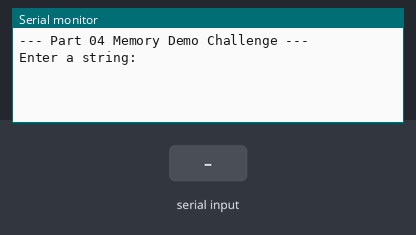
The program below on a simulated ESP32-S3. Shown: the last lines printed to the serial monitor. Inputs (shaded band) come from the test bench.

Above: at 2.8 s.
2.9 s: "1\n" received over Serial
At 3.3 s:
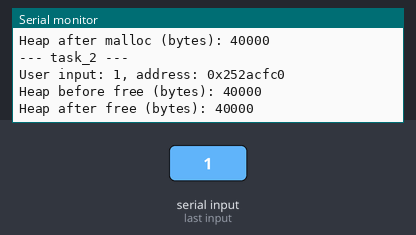
4.4 s: "0\n" received over Serial
At 5.6 s:
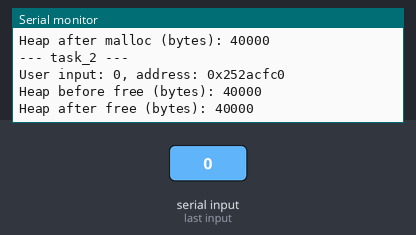
5.9 s: "2\n" received over Serial
At 6.7 s:
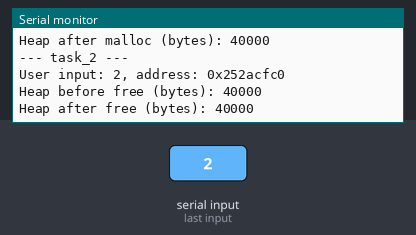
7.4 s: "1\n" received over Serial
At 7.9 s:
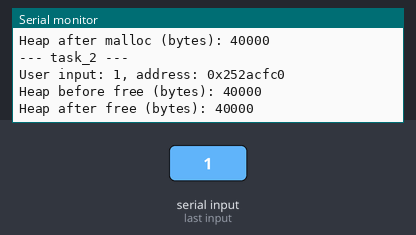
8.9 s: "0\n" received over Serial
At 10.1 s:
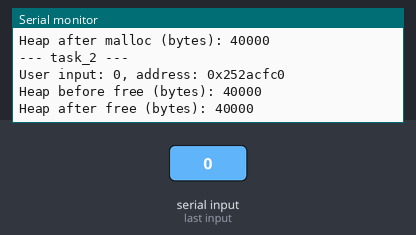
10.4 s: "2\n" received over Serial
At 11.3 s:
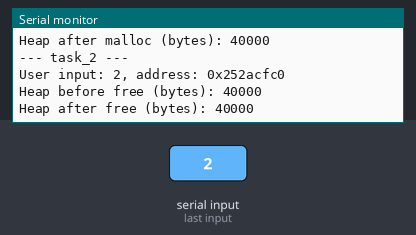
Timing chart, 0 to 12.9 s (numbered marks = the images above; inputs shaded):
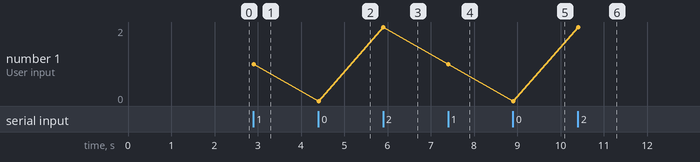

Measured:
- after the input at 2.9 s, the serial monitor: prints a new line at once (image 1)
- after the input at 4.4 s, the serial monitor: prints a new line at once (image 2)
- after the input at 5.9 s, the serial monitor: prints a new line at once (image 3)
- after the input at 7.4 s, the serial monitor: prints a new line at once (image 4)
- after the input at 8.9 s, the serial monitor: prints a new line at once (image 5)
- after the input at 10.4 s, the serial monitor: prints a new line at once (image 6)

The program:

main.cpp
```cpp
#include <Arduino.h>

#if CONFIG_FREERTOS_UNICORE
static const BaseType_t app_cpu = 0;
#else
static const BaseType_t app_cpu = 1;
#endif

char *ptr = NULL;

void printUserInputAndFreeMemTask(void *parameter);
void startTask();

// Wait for user input
void checkForUserInputTask(void *parameter) {
  Serial.println("Enter a string:");
  while (true) {
    if (Serial.available()) {
      // Print out the number of free heap memory bytes before malloc
      Serial.printf("Heap before malloc (bytes): %zu\n", xPortGetFreeHeapSize());

      String userInput = Serial.readStringUntil('\n');
      // Serial.printf("User input: %s\n", userInput);
      // Serial.printf("userInput.length(): %d\n", userInput.length());
      // Serial.printf("sizeof(userInput): %zu\n", sizeof(userInput));
      Serial.printf("strlen(userInput.c_str()): %zu\n", strlen(userInput.c_str()));

      ptr = (char *) pvPortMalloc(strlen(userInput.c_str()) + 1);
      if (ptr == NULL) {
        Serial.println("\n******* NOT ENOUGH HEAP *******");
        Serial.println("******* Restarting Board ******\n");
        ESP.restart();
      } else {
        strcpy(ptr, userInput.c_str());
        // Serial.printf("User input: %s, address: %p\n", ptr, (void *)ptr);
        Serial.printf("ptr address: %p\n", ptr, (void *)ptr);
      }

      // Print out the number of free heap memory bytes before malloc
      Serial.printf("Heap after malloc (bytes): %zu\n", xPortGetFreeHeapSize());

      // Create a task to print user input and free up memory
      startTask();

      // vTaskDelay(10 / portTICK_PERIOD_MS);
    }
  }
}

void startTask() {
  xTaskCreatePinnedToCore(
      printUserInputAndFreeMemTask, // Task function
      "task_2",                     // Name of the task
      2048,                         // Stack size in bytes
      NULL,                         // Parameter passed to the task
      1,                            // Priority of the task
      NULL,                         // Task handle
      0                             // Core where the task should run
  );
}

// Print user input and free memory
void printUserInputAndFreeMemTask(void *parameter) {
  Serial.println("--- task_2 ---");
  Serial.printf("User input: %s, address: %p\n", ptr, (void *)ptr);

  // Print out the number of free heap memory bytes before malloc
  Serial.printf("Heap before free (bytes): %zu\n", xPortGetFreeHeapSize());

  // Free up allocated memory
  vPortFree(ptr);
  ptr = NULL;

  // Print out the number of free heap memory bytes before malloc
  Serial.printf("Heap after free (bytes): %zu\n\n", xPortGetFreeHeapSize());

  // Wait a little before deletion
  // vTaskDelay(10 / portTICK_PERIOD_MS);

  // Remove task
  vTaskDelete(NULL);
}

void setup() {
  Serial.begin(115200);
  vTaskDelay(2000 / portTICK_PERIOD_MS);
  Serial.println("\n--- Part 04 Memory Demo Challenge ---");

  // Start the only task
  xTaskCreatePinnedToCore(
      checkForUserInputTask,    // Task function
      "task_1",                 // Name of the task
      2048,                     // Stack size in bytes
      NULL,                     // Parameter passed to the task
      1,                        // Priority of the task
      NULL,                     // Task handle
      app_cpu                   // Core where the task should run
  );

  // Delete "setup and "loop" task
  vTaskDelete(NULL);
}

void loop() {
  // Do nothing here
  Serial.println("Looping...");
}
```
